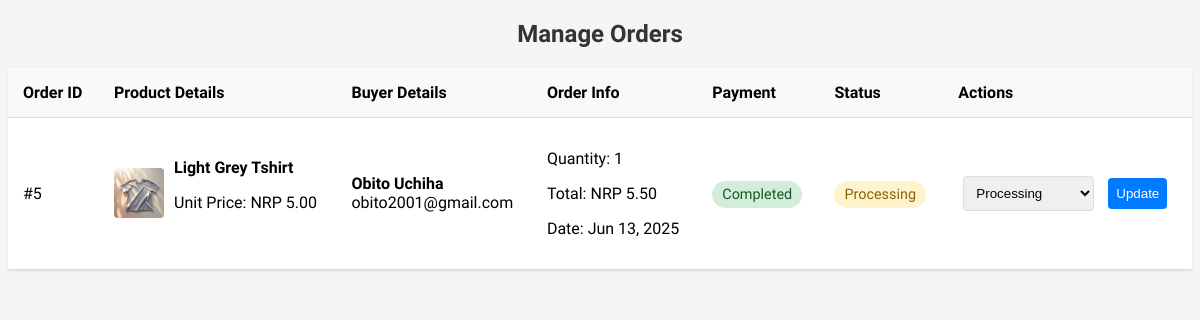
The page /seller_order_manage.php (signed in) on the database its author committed.
### tables this page shows
CREATE TABLE `orders` (
  `order_id` int(11) NOT NULL,
  `user_id` int(11) NOT NULL,
  `product_id` int(11) NOT NULL,
  `total_amount` decimal(10,2) NOT NULL,
  `order_status` enum('Processing','Shipped','Out for Delivery','Delivered') DEFAULT 'Processing',
  `payment_status` enum('Completed','Pending') DEFAULT 'Completed',
  `quantity` int(11) NOT NULL,
  `created_at` timestamp NOT NULL DEFAULT current_timestamp()
);

CREATE TABLE `products` (
  `id` int(11) NOT NULL,
  `category_id` int(11) DEFAULT NULL,
  `name` varchar(255) DEFAULT NULL,
  `description` text DEFAULT NULL,
  `price` decimal(10,2) DEFAULT NULL,
  `stock` int(11) DEFAULT NULL,
  `image` varchar(255) DEFAULT NULL,
  `created_at` timestamp NOT NULL DEFAULT current_timestamp(),
  `seller_id` int(11) NOT NULL,
  `badge` varchar(30) DEFAULT 'New',
  `rating` int(11) DEFAULT 4
);

CREATE TABLE `users` (
  `id` int(11) NOT NULL,
  `full_name` varchar(100) DEFAULT NULL,
  `email` varchar(100) DEFAULT NULL,
  `password` varchar(255) DEFAULT NULL,
  `created_at` timestamp NOT NULL DEFAULT current_timestamp(),
  `role` varchar(50) NOT NULL DEFAULT 'user'
);

### seller_order_manage.php (the view, shortened to what this page needs)
<?php
require_once 'db.php';
$seller_id = $_SESSION['user_id'];
$query = "
    SELECT
        o.order_id,
        o.total_amount,
        o.order_status,
        o.payment_status,
        o.quantity,
        o.created_at,
        p.name AS product_name,
        p.price AS unit_price,
        p.image AS product_image,
        u.full_name AS buyer_name,
        u.email AS buyer_email
    FROM orders o
    JOIN products p ON o.product_id = p.id
    JOIN users u ON o.user_id = u.id
    WHERE p.seller_id = ?
    ORDER BY o.created_at DESC
";
$stmt = $conn->prepare($query);
$stmt->bind_param("i", $seller_id);
$stmt->execute();
$result = $stmt->get_result();
?>
<!DOCTYPE html>
<html lang="en">
<head>
    <link rel="stylesheet" href="src/seller_order_manage.css">
</head>
<body>
    <h2>Manage Orders</h2>
    <table>
        <thead>
            <tr>
                <th>Order ID</th>
                <th>Product Details</th>
                <th>Buyer Details</th>
                <th>Order Info</th>
                <th>Payment</th>
                <th>Status</th>
                <th>Actions</th>
            </tr>
        </thead>
        <tbody>
            <?php if ($result->num_rows > 0): ?>
                <?php while ($row = $result->fetch_assoc()): ?>
                    <tr>
                        <td>#<?= htmlspecialchars($row['order_id']) ?></td>
                        <td>
                            <div class="product-info">
                                <img src="<?= htmlspecialchars($row['product_image']) ?>" alt="Product" width="50">
                                <div>
                                    <strong><?= htmlspecialchars($row['product_name']) ?></strong>
                                    <p>Unit Price: NRP <?= number_format($row['unit_price'], 2) ?></p>
                                </div>
                            </div>
                        </td>
                        <td>
                            <strong><?= htmlspecialchars($row['buyer_name']) ?></strong><br>
                            <?= htmlspecialchars($row['buyer_email']) ?>
                        </td>
                        <td>
                            <p>Quantity: <?= htmlspecialchars($row['quantity']) ?></p>
                            <p>Total: NRP <?= number_format($row['total_amount'], 2) ?></p>
                            <p>Date: <?= date('M d, Y', strtotime($row['created_at'])) ?></p>
                        </td>
                        <td>
                            <span class="payment-status <?= strtolower($row['payment_status']) ?>">
                                <?= htmlspecialchars($row['payment_status']) ?>
                            </span>
                        </td>
                        <td>
                            <span class="order-status <?= strtolower($row['order_status']) ?>">
                                <?= htmlspecialchars($row['order_status']) ?>
                            </span>
                        </td>
                        <td>
                            <form method="POST" action="">
                                <select name="status">
                                    <option value="Processing" <?= $row['order_status'] === 'Processing' ? 'selected' : '' ?>>Processing</option>
                                </select>
                                <button type="submit" name="update_status">Update</button>
                            </form>
                        </td>
                    </tr>
                <?php endwhile; ?>
            <?php else: ?>
                <tr>
                    <td colspan="7" class="no-orders">No orders found</td>
                </tr>
            <?php endif; ?>
        </tbody>
    </table>
</body>
</html>

### src/seller_order_manage.css (style rules this page uses)
body { font-family: "Familjen Grotesk", sans-serif; background-color: #f5f5f5; }
h2 { text-align: center; color: #333; }
table { width: 100%; border-collapse: collapse; background-color: white; box-shadow: 0 1px 3px rgba(0,0,0,0.1); margin-top: 20px; }
th, td { padding: 15px; text-align: left; border-bottom: 1px solid #ddd; }
th { background-color: #f8f9fa; font-weight: 600; }
.product-info { display: flex; align-items: center; gap: 10px; }
.product-info img { border-radius: 4px; }
.order-status, .payment-status { padding: 5px 10px; border-radius: 15px; font-size: 0.9em; }
.order-status.processing { background-color: #fff3cd; color: #856404; }
.payment-status.completed { background-color: #d4edda; color: #155724; }
select, button { padding: 8px; margin: 5px; border: 1px solid #ddd; border-radius: 4px; }
button { background-color: #007bff; color: white; border: none; cursor: pointer; }

### rows shown on the page
orders: order_id "5", product.image (picture), product.name "Light Grey Tshirt", product.price "5.00", user.full_name "Obito Uchiha", user.email "obito2001@gmail.com", quantity "1", total_amount "5.50", created_at "Jun 13, 2025", payment_status "Completed", order_status "Processing", status "Processing"
